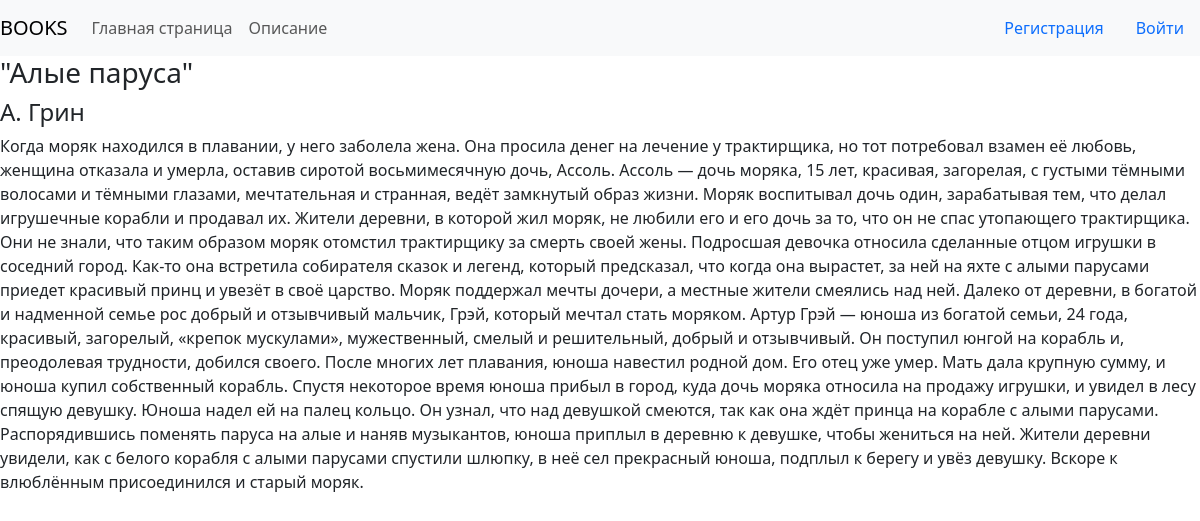
/book/2/, run on the app's committed database.
### homepage/models.py (models this page shows, shortened)
class Books(models.Model):
    user = models.ForeignKey(User, on_delete=models.CASCADE)
    name = models.CharField(verbose_name='Название книги', max_length=255)
    text = models.TextField(verbose_name='Краткое содержание')
    created_on = models.DateTimeField(verbose_name='Дата публикации', auto_now_add=True)
    img = models.ImageField(verbose_name='Фото', upload_to='books/image/', default='books/image/default.png')
    author_fn = models.CharField(verbose_name='Имя автора', max_length=255, default='Без имени')
    author_ln = models.CharField(verbose_name='Фамилия автора', max_length=255, default='Без фамилии')
    class Meta:
        verbose_name = 'Книгу'
        verbose_name_plural = 'Книги'
        ordering = ('created_on',)

### homepage/views.py (the view)
# urls.py: path('book/<int:pk>/', views.info, name='info'),
def info(request, pk):
    book = Books.objects.filter(pk=pk)
    context = {
        'book': book,
    }
    return render(request, 'homepage/info.html', context)

### homepage/templates/homepage/info.html
{% extends 'homepage/base.html' %}
{% block content %}
{% for book in book %}
    <h3>"{{ book.name }}"</h3>
    <h4>{{ book.author_fn.0 }}.
        {{ book.author_ln }}
    </h4>
    <p>{{ book.text }}</p>
{% endfor %}
{% endblock %}

### data on the page
Books: name "Алые паруса", author_fn.0 "А", author_ln "Грин", text "Когда моряк находился в плавании, у него заболела жена. Она просила денег на лечение у трактирщика, но тот потребовал взамен её любовь, женщина отказала и умерла, оставив сиротой восьмимесячную дочь, Ассоль. Ассоль — дочь моряка, 15 лет, красивая, загорелая, с густыми тёмными волосами и тёмными глазами, мечтательная и странная, ведёт замкнутый образ жизни. Моряк воспитывал дочь один, зарабатывая тем, что делал игрушечные корабли и продавал их. Жители деревни, в которой жил моряк, не любили его и его дочь за то, что он не спас утопающего трактирщика. Они не знали, что таким образом моряк отомстил трактирщику за смерть своей жены. Подросшая девочка относила сделанные отцом игрушки в соседний…"
